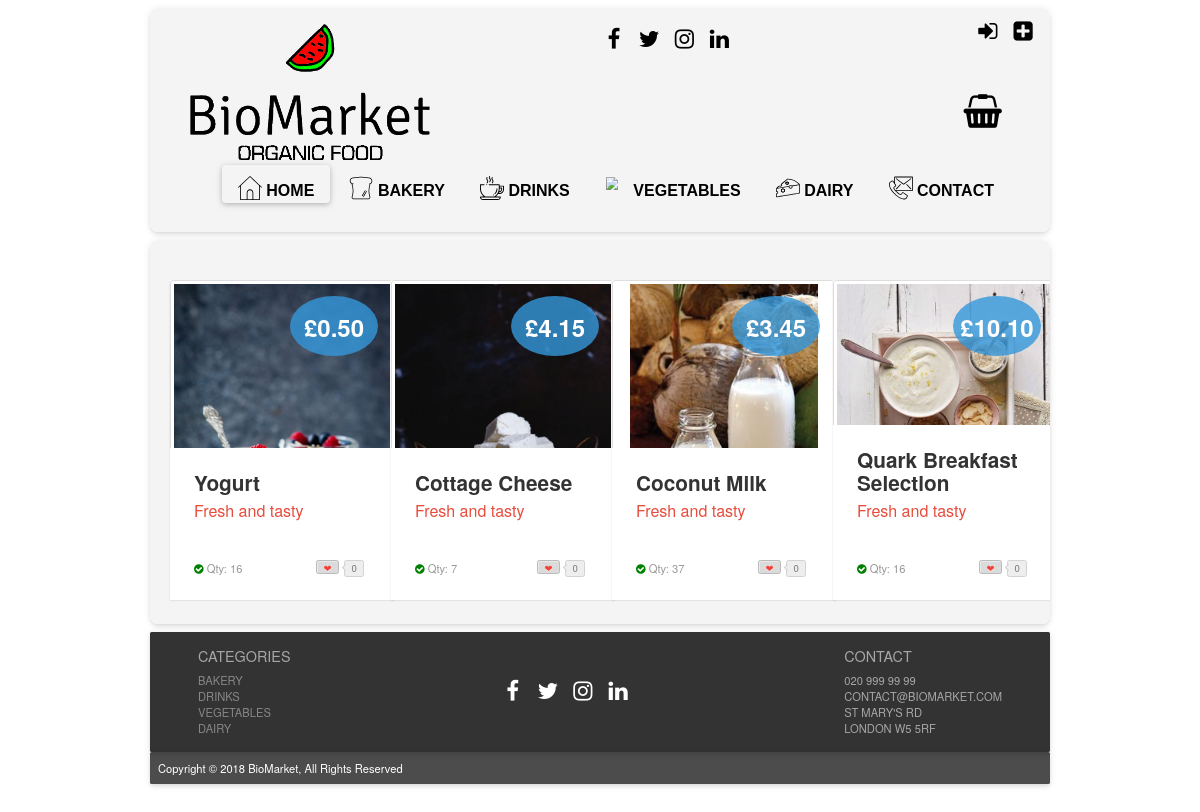
The app's page /?page=products_dairy, older data.
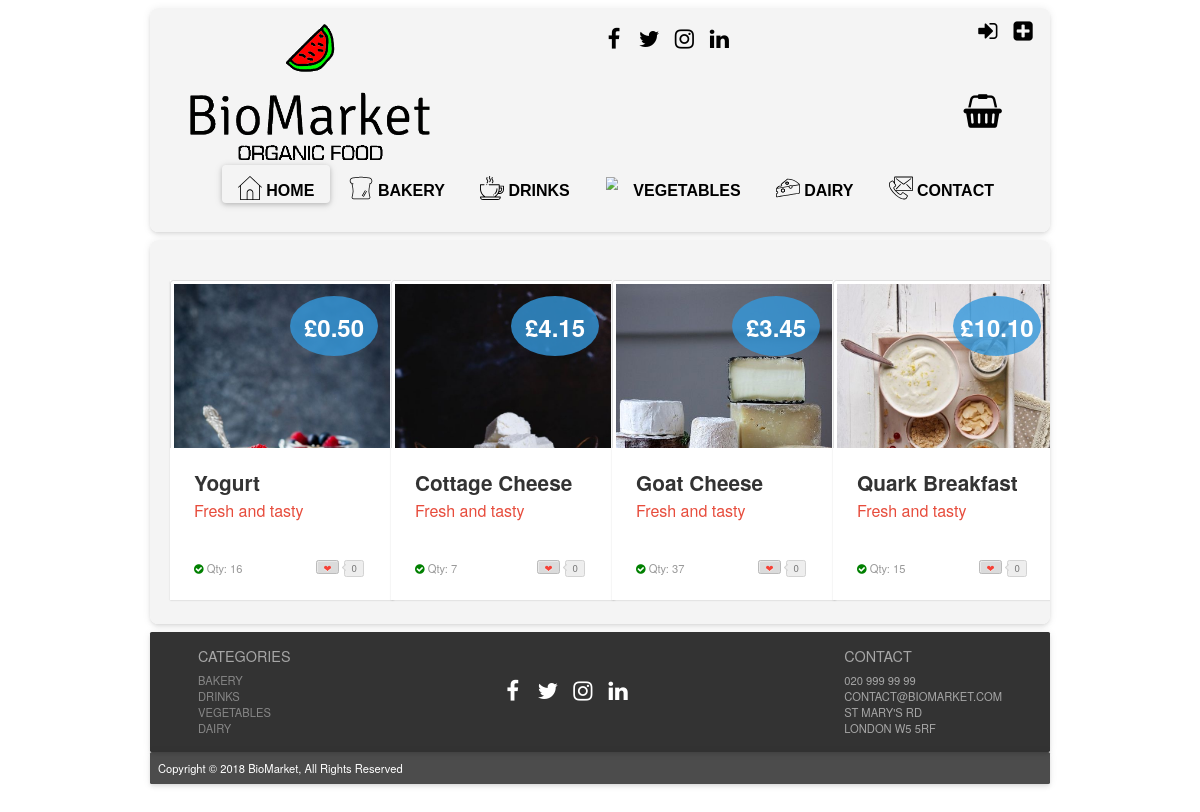
The same page, newer data.
### tables this page shows
CREATE TABLE IF NOT EXISTS `products` (
  `prod_id` int(11) NOT NULL AUTO_INCREMENT,
  `prod_name` varchar(50) NOT NULL,
  `price` decimal(5,2) NOT NULL,
  `sup_id` int(11) NOT NULL,
  `prod_dsc` varchar(230) NOT NULL,
  `prod_img` text NOT NULL,
  `cat_id` int(11) NOT NULL,
  `sto_qty` int(8) NOT NULL,
  PRIMARY KEY (`prod_id`),
  KEY `sup_id` (`sup_id`),
  KEY `cat_id` (`cat_id`)
);

### index.php (called while the page is built, shortened)
<?php
include "php/config.php";
$page = "home";
if (isset($_GET["page"])) {
    $page = basename($_GET["page"]);
}
$content = "";
if (file_exists("php/".$page.".php")) {
    include "php/".$page.".php";
    $content = ob_get_clean();
}
include "layout.php";

### php/config.php (called while the page is built, shortened)
<?php
function is_logged_in()
{
    return isset($_SESSION["logged_in"]) && ($_SESSION["logged_in"] == true);
}
function get_user_level()
{
    $level = "VISITOR";
    return $level;
}

### php/products_dairy.php (the view, shortened to what this page needs)
<!DOCTYPE html>
<html lang="en">
    <?php
    $userlevel = get_user_level();
    ?>
    <head>
        <link rel="stylesheet prefetch" href="css/__codepen_io_andytran_pen.css">
        <link rel="stylesheet" href="css/stylelogin.css">
        <link rel="stylesheet" href="css/product_card_style.css">
    </head>
    <body>
        <section class="category-section">
            <div class="container">
                <div class="row">
                    <?php
                    $search = "SELECT * FROM products WHERE cat_id = '4' ORDER BY prod_id ASC";
                    $result = mysqli_query($mysqli, $search);
                    while ($row = mysqli_fetch_assoc($result)) {
                        if (!$row["sto_qty"] <= 0) {
                            if ($userlevel == "MEMBER") {
                                ?>
                                <div class="col-lg-3 col-sm-6 col-xs-12" ><a href="#"></a>
                                    <div class="post-module">
                                        <div class="thumbnail">
                                            <div class="price">
                                                <div class="deal">&pound<?php echo $row["price"] ?></div>
                                            </div><img alt="product example" src="<?php echo $row["prod_img"] ?>">
                                        </div>
                                        <div class="post-content">
                                            <div class="category">
                                                <?php
                                                print '<div class="toCard"><a href="?page=product_page&prod_id=' . $row["prod_id"] . '&action=add_to_basket">Add to Basket</a>
                    </div> ';
                                                ?>
                                            </div>
                                            <h1 class="title"><?php echo $row["prod_name"] ?></h1>
                                            <h2 class="sub_title">Fresh and tasty</h2>
                                            <p class="description"><?php echo $row["prod_dsc"] ?>
                                            <div class="post-meta">
                                                <span class="showStock"><i class="fa fa-check-circle"></i>
                                                    <a>Qty: <?php echo $row["sto_qty"] ?></a></span><a href="#" title="Love it" class="btn btn-counter" data-count="0"><span>&#x2764;</span></a></div>
                                        </div>
                                    </div>
                                </div>
                                <?php
                            } else {
                                ?>
                                <div class="col-lg-3 col-sm-6 col-xs-12" ><a href="#"></a>
                                    <div class="post-module">
                                        <div class="thumbnail">
                                            <div class="price">
                                                <div class="deal">&pound<?php echo $row["price"] ?></div>
                                            </div><img alt="product example" src="<?php echo $row["prod_img"] ?>">
                                        </div>
                                        <div class="post-content">
                                            <h1 class="title"><?php echo $row["prod_name"] ?></h1>
                                            <h2 class="sub_title">Fresh and tasty</h2>
                                            <p class="description"><?php echo $row["prod_dsc"] ?>
                                            <div class="post-meta">
                                                <span class="showStock"><i class="fa fa-check-circle"></i>
                                                    <a>Qty: <?php echo $row["sto_qty"] ?></a></span><a href="#" title="Love it" class="btn btn-counter" data-count="0"><span>&#x2764;</span></a></div>
                                        </div>
                                    </div>
                                </div>
                                <?php
                            }
                        }
                    }
                    ?>
                </div>
            </div>
        </section>
    </body>
</html>

### layout.php (shortened to what this page needs)
<!doctype html>
<html lang="en">
    <head>
        <link rel="stylesheet" href="css/reset.min.css">
        <link rel="stylesheet" type="text/css" href="css/bootstrap.min.css">
        <link rel="stylesheet" type="text/css" href="css/style.css">
        <link rel='stylesheet prefetch' href='css/__codepen_io_andytran_pen.css'>
        <link rel="stylesheet" href="css/product_card_style.css">
        <link rel="stylesheet" href="css/font-awesome.min.css">
    </head>
    <body class="<?php echo $page ?>">
        <header>
            <?php
            if (!is_logged_in()) {
                include "php/header.php";
            }
            ?>
        </header>
        <div class="content">
            <?php echo $content ?>
        </div>
        <footer class="footer">
    </body>
</html>

### php/header.php (shortened to what this page needs)
<!doctype html>
<html lang="en">
<head>
</head>
    <body>
  <header class='header'>
    <section class="header-section">
      <div class='icons'>
        <div id="logo">
          <a href="?page=home"><img id='logo' src="img/logo_colour.png" /></a>
        </div>
        <div class="cart-icon">
          <a title='BASKET' href="#"> <i class="fa fa-shopping-basket fa-3x"></i></a>
        </div>
      </div>
      <div class='sub-top-menu'>
        <ul class="top-menu">
          <li class="current"><a href="?page=home"><img class='menu-logo' src="img/home.svg" /> Home</a></li>
          <li><a href="?page=products_bakery"><img class='menu-logo' src="img/bread.svg" /> Bakery</a></li>
          <li><a href="?page=products_drinks"><img class='menu-logo' src="img/coffee-cup.svg" /> Drinks</a></li>
          <li><a href="?page=products_vegetables"><img class='menu-logo' src="img/broccoli.svg" /> Vegetables</a></li>
          <li><a href="?page=products_dairy"><img class='menu-logo' src="img/piece-of-cheese.svg" /> Dairy</a></li>
          <li><a href="?page=contact"><img class='menu-logo' src="img/contact.svg" /> Contact</a></li>
        </ul>
      </div>
      <div class='sub-top-menu'>
        <ul class="log-menu">
          <li><a title='LOGIN' class='log-icon' href="?page=login" ><i class="fa fa-sign-in fa-2x"></i></a></li>
          <li><a title='REGISTER'  class='log-icon' href="?page=register" ><i class="fa fa-plus-square fa-2x"></i></a></li>
        </ul>
      </div>
      <div class="social-link">
        <ul>
          <li><a target="_blank" href="https://www.facebook.com"> <i class="fa fa-facebook fa-2x"></i></a></li>
          <li><a target="_blank" href="https://twitter.com"> <i class="fa fa-twitter fa-2x"></i></a></li>
          <li><a target="_blank" href="https://www.instagram.com"> <i class="fa fa-instagram fa-2x"></i></a></li>
          <li><a target="_blank" href="https://www.linkedin.com"> <i class="fa fa-linkedin fa-2x" ></i></a></li>
        </ul>
      </div>
    </section>
  </header>
</body>
</html>

### css/style.css (style rules this page uses)
html { font-family: 'Helvetica', 'Arial', 'sans-serif'; }
* { margin: 0; padding: 0; border: 0; font-size: 100%; font: inherit; vertical-align: baseline; }
body { zoom: 0.8; -moz-transform: scale(1); -moz-transform: zoom(0.8); -moz-transform-origin: 50 50; max-width: 75%; margin: 0 auto; }
a:link { color: black; text-decoration: none; }
#logo { width: 300px; height: auto; margin: 5px 0px 0px 20px; }
.header-section { max-width: 1500px; height: 280px; margin: auto; background-color: rgb(242, 242, 242, 0.8); margin-top: 10px; padding: 10px; box-shadow: 0 2px 4px -1px rgba(0, 0, 0, 0.06), 0 4px 5px 0 rgba(0, 0, 0, 0.06), 0 1px 10px 0 rgba(0, 0, 0, 0.08); border-radius: 10px; position: relative; overflow: hidden; }
.top-menu { position: absolute; right: 50px; list-style: none; list-style-position: inside; bottom: 20px; }
.top-menu li { display: inline; padding: 5px 20px 5px 20px; border-radius: 5px; font-size: 20px; font-weight: bold; text-transform: uppercase; font-family: helvetica; margin: auto; color: #000000; -webkit-transition: all .2s ease; -moz-transition: all .2s ease; -o-transition: all .2s ease; transition: all .2s ease; padding-top: 21px; }
.top-menu li img { margin-bottom: 10px; }
.current { margin-top: 10px; padding-bottom: 10px; box-shadow: 0 2px 5px 0 rgba(0, 0, 0, 0.16), 0 2px 10px 0 rgba(0, 0, 0, 0.12); }
.menu-logo { height: 30px; width: 30px; padding: 0px; margin: 0px; -webkit-transition: all 0.3s ease-out; -moz-transition: all 0.3s ease-out; -ms-transition: all 0.3s ease-out; -o-transition: all 0.3s ease-out; transition: all 0.3s ease-out; }
.cart-icon { position: sticky; bottom: 120px; float: right; margin-right: 50px; }
.log-menu { position: absolute; bottom: 220px; right: 1%; }
.log-menu li { display: inline-block; vertical-align: top; margin-right: 5px; }
.log-menu li a { width: 35px; height: 35px; text-align: center; line-height: 35px; display: block; color: #000; -webkit-transition: all .2s ease; -moz-transition: all .2s ease; -o-transition: all .2s ease; transition: all .2s ease; }
.social-link { position: absolute; bottom: 220px; left: 50%; }
.social-link ul { margin: 0; padding: 0; float: right; }
.social-link li { display: inline-block; vertical-align: top; margin-right: 5px; }
.social-link li a { width: 35px; height: 35px; text-align: center; line-height: 35px; border-width: 0px; display: block; color: #000; -webkit-transition: all .2s ease; -moz-transition: all .2s ease; -o-transition: all .2s ease; transition: all .2s ease; }
.footer-section { color: #fff; max-width: 1500px; height: 150px; margin: auto; background-color: rgb(0, 0, 0, 0.8); margin-top: 10px; padding: 10px; box-shadow: 0 2px 4px -1px rgba(0, 0, 0, 0.06), 0 4px 5px 0 rgba(0, 0, 0, 0.06), 0 1px 10px 0 rgba(0, 0, 0, 0.08); border-radius: 2px; position: relative; overflow: hidden; }
.post-footer { color: #fff; max-width: 1500px; height: 40px; margin: auto; background-color: rgb(0, 0, 0, 0.7); margin-top: 0px; padding: 10px; box-shadow: 0 2px 4px -1px rgba(0, 0, 0, 0.06), 0 4px 5px 0 rgba(0, 0, 0, 0.06), 0 1px 10px 0 rgba(0, 0, 0, 0.08); border-radius: 2px; position: relative; overflow: hidden; }
.footer-cat { color: #a6a6a6; text-transform: uppercase; float: left; margin-left: 50px; }
.footer-cat ul { list-style-type: none; }
.footer-cat ul > li a:visited, .footer-cat ul > li a:link { color: #878787; }
.footer-contact { color: #a6a6a6; float: right; margin-right: 50px; text-transform: uppercase; }
.footer-contact ul { list-style-type: none; }
.social-link-footer { text-align: center; Margin-top: 50px; }
.social-link-footer li { display: inline-block; vertical-align: central; margin-right: 5px; }
.social-link-footer li a { width: 35px; height: 35px; text-align: center; line-height: 35px; border-width: 0px; display: block; color: #fff; -webkit-transition: all .2s ease; -moz-transition: all .2s ease; -o-transition: all .2s ease; transition: all .2s ease; }
.category-section { max-width: 1500px; margin: auto; background-color: rgb(242, 242, 242, 0.8); margin-top: 10px; padding: 10px; box-shadow: 0 2px 4px -1px rgba(0, 0, 0, 0.06), 0 4px 5px 0 rgba(0, 0, 0, 0.06), 0 1px 10px 0 rgba(0, 0, 0, 0.08); border-radius: 10px; position: relative; overflow: hidden; }

Row changes from the older to the newer data that the page shows:
changed products: prod_img: a different picture; prod_name "Coconut Milk" → "Goat Cheese"
changed products: prod_img: picture added; prod_name "Quark Breakfast Selection" → "Quark Breakfast"; sto_qty "16" → "15"
